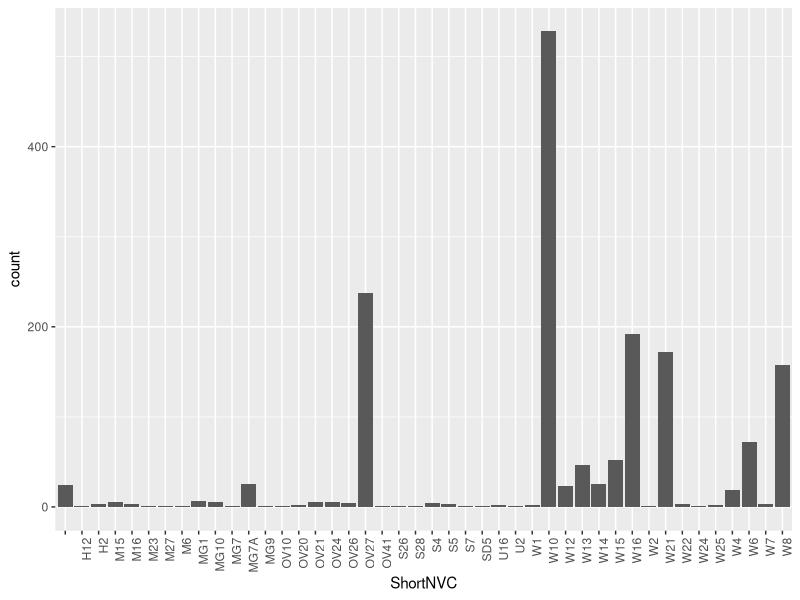
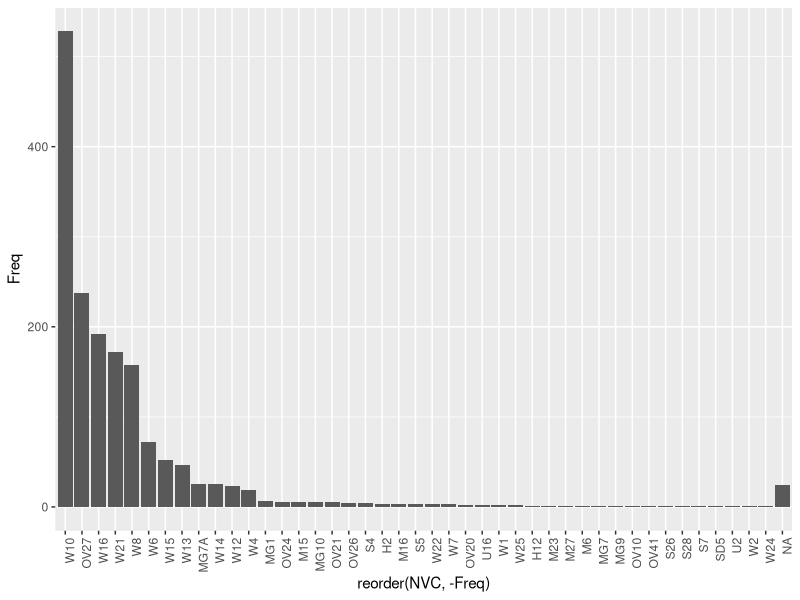
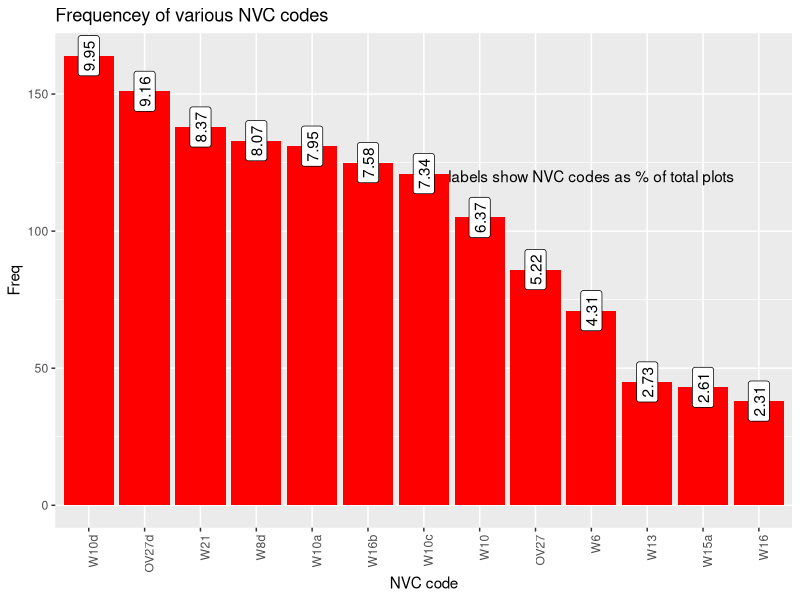

The R script that drew these images, in order:
## distribution of NVCs
library(dplyr)
library(ggplot2)

data = read.csv("AllPlotsVarsRichness.csv")


codes = as.data.frame(data%>%select(ShortNVC))


counts = table(data$ShortNVC)
bigcounts = table(counts)

ggplot(data, aes(ShortNVC)) + 
  geom_bar()+
  theme(axis.text.x = element_text(angle = 90, hjust = 1))


nvc = as.data.frame(table(data$ShortNVC))
colnames(nvc) = c("NVC","Freq")             
nvc[1,1] = ("Missing")

ggplot(nvc, aes(x = reorder(NVC, -Freq), y = Freq)) + 
  geom_bar(stat = "identity") + 
  theme(axis.text.x = element_text(angle = 90, hjust = 1))    


nvclong = as.data.frame(table(data$Yr2NVC))
colnames(nvclong) = c("NVC","Freq")             
nvc[1,1] = (NA)
nvclong = nvclong%>%mutate(prop = round((Freq/(sum(nvclong$Freq))*100),2))
df = nvclong%>%filter(prop>2)

ggplot(df, aes(x = reorder(NVC, -Freq), y = Freq)) + 
  geom_bar(stat = "identity", fill = "red") + 
  theme(axis.text.x = element_text(angle = 90, hjust = 1))+
  xlab("NVC code")+
  ggtitle("Frequencey of various NVC codes")+
  geom_label(aes(label = prop), angle = 90)+
  annotate("text", x = 10, y = 120, label = "labels show NVC codes as % of total plots")
